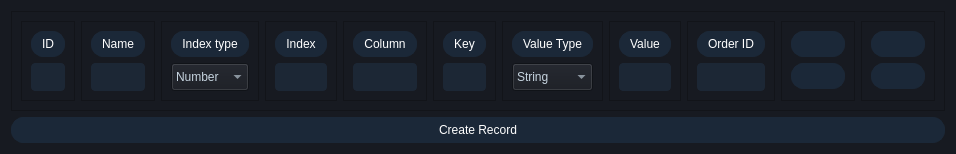
<?xml version="1.0" encoding="UTF-8"?>
<ui version="4.0">
 <class>Form</class>
 <widget class="QWidget" name="Form">
  <property name="geometry">
   <rect>
    <x>0</x>
    <y>0</y>
    <width>946</width>
    <height>152</height>
   </rect>
  </property>
  <property name="maximumSize">
   <size>
    <width>16777215</width>
    <height>16777215</height>
   </size>
  </property>
  <property name="windowTitle">
   <string>Form</string>
  </property>
  <property name="styleSheet">
   <string notr="true">QWidget {
    background-color: #171a21; /* Steam's Dark Theme Background Color */
    color: #c6d4df; /* Steam's Text Color */
    font-size: 12px;
}

QLabel {
    background-color: #1b2838; /* Steam's Button Background Color */
    color: #ffffff; /* White text for buttons */
    border: 1px solid #1b2838;
    border-radius: 12px;
    padding: 5px 10px;
}


QPushButton {
    background-color: #1b2838; /* Steam's Button Background Color */
    color: #ffffff; /* White text for buttons */
    border: 1px solid #1b2838;
    border-radius: 12px;
    padding: 5px 10px;
}

QPushButton:hover {
    background-color: #2d435e; /* Darker shade on hover */
}

QPushButton:pressed {
    background-color: #122031; /* Darker shade when pressed */
}

QLineEdit {
    background-color: #1c2735; /* Steam's Input Field Color */
    border: 1px solid #1c2735;
    padding: 5px;
    color: #c6d4df; /* Steam's Text Color */
    border-radius: 4px;
}

QLineEdit:focus {
    border: 1px solid #5a90d8; /* Steam's Accent Color on focus */
}

QTextEdit {
    background-color: #1c2735; /* Steam's Input Field Color */
    border: 1px solid #1c2735;
    padding: 5px;
    color: #c6d4df; /* Steam's Text Color */
    border-radius: 4px;
}

QTextEdit:focus {
    border: 1px solid #5a90d8; /* Steam's Accent Color on focus */
}

QScrollBar:vertical {
    border: none;
    background: #171a21; /* Steam's Scroll Bar Background */
    width: 12px;
    margin: 0px 0px 0px 0px;
}

QScrollBar::handle:vertical {
    background: #5a90d8; /* Steam's Scroll Bar Handle */
    min-height: 20px;
    border-radius: 6px;
}

QScrollBar::add-line:vertical {
    background: none;
}

QScrollBar::sub-line:vertical {
    background: none;
}

QScrollBar::add-page:vertical, QScrollBar::sub-page:vertical {
    background: none;
}

QProgressBar {
    border: 1px solid #5a90d8; /* Border color */
    border-radius: 5px;
    background-color: #1c2735; /* Background color of the bar */
    text-align: center;
}

QProgressBar::chunk {
    background-color: #5a90d8; /* Color of the progress */
    width: 20px; /* Width of each progress chunk */
}
QRadioButton {
    color: #c6d4df; /* Text color */
}

QRadioButton::indicator {
    width: 14px; /* Size of the radio button */
    height: 14px;
    border: 2px solid #5a90d8; /* Border color of the radio button */
    border-radius: 7px; /* Makes it round */
}

QRadioButton::indicator:checked {
    background-color: #5a90d8; /* Color when checked */
    border: 2px solid #5a90d8; /* Border color when checked */
}

QRadioButton::indicator:hover {
    border: 2px solid #5a90d8; /* Border color on hover */
}
QCheckBox {
    color: #c6d4df; /* Text color */
}

QCheckBox::indicator {
    width: 14px; /* Size of the checkbox */
    height: 14px;
    border: 2px solid #5a90d8; /* Border color of the checkbox */
    border-radius: 3px; /* Makes it slightly rounded */
}

QCheckBox::indicator:checked {
    background-color: #5a90d8; /* Color when checked */
    border: 2px solid #5a90d8; /* Border color when checked */
}

QCheckBox::indicator:hover {
    border: 2px solid #5a90d8; /* Border color on hover */
}
QDialogButtonBox {
    background-color: #1c2735; /* Background color */
}

QDialogButtonBox QPushButton {
    background-color: #7289da; /* Button background color */
    color: #ffffff; /* Button text color */
    border: 1px solid #7289da; /* Button border color */
    border-radius: 4px;
    padding: 5px 10px;
    margin-right: 5px;
}

QDialogButtonBox QPushButton:hover {
    background-color: #677bc4; /* Darker shade on hover */
}

QDialogButtonBox QPushButton:pressed {
    background-color: #5865a6; /* Darker shade when pressed */
}
</string>
  </property>
  <layout class="QVBoxLayout" name="verticalLayout">
   <item>
    <widget class="QFrame" name="frame_9">
     <property name="maximumSize">
      <size>
       <width>16777215</width>
       <height>100</height>
      </size>
     </property>
     <property name="frameShape">
      <enum>QFrame::StyledPanel</enum>
     </property>
     <property name="frameShadow">
      <enum>QFrame::Raised</enum>
     </property>
     <layout class="QHBoxLayout" name="horizontalLayout">
      <item>
       <widget class="QFrame" name="databaseRecordID_frame">
        <property name="sizePolicy">
         <sizepolicy hsizetype="Preferred" vsizetype="Preferred">
          <horstretch>2</horstretch>
          <verstretch>0</verstretch>
         </sizepolicy>
        </property>
        <property name="styleSheet">
         <string notr="true"/>
        </property>
        <property name="frameShape">
         <enum>QFrame::StyledPanel</enum>
        </property>
        <property name="frameShadow">
         <enum>QFrame::Raised</enum>
        </property>
        <layout class="QVBoxLayout" name="verticalLayout_6">
         <item>
          <widget class="QLabel" name="databaseRecordID_Label">
           <property name="sizePolicy">
            <sizepolicy hsizetype="Preferred" vsizetype="Preferred">
             <horstretch>0</horstretch>
             <verstretch>1</verstretch>
            </sizepolicy>
           </property>
           <property name="text">
            <string>ID</string>
           </property>
           <property name="textFormat">
            <enum>Qt::AutoText</enum>
           </property>
           <property name="alignment">
            <set>Qt::AlignCenter</set>
           </property>
          </widget>
         </item>
         <item>
          <widget class="QLineEdit" name="databaseRecordID_Line">
           <property name="enabled">
            <bool>false</bool>
           </property>
           <property name="sizePolicy">
            <sizepolicy hsizetype="Preferred" vsizetype="Preferred">
             <horstretch>1</horstretch>
             <verstretch>2</verstretch>
            </sizepolicy>
           </property>
          </widget>
         </item>
        </layout>
       </widget>
      </item>
      <item>
       <widget class="QFrame" name="frame_10">
        <property name="sizePolicy">
         <sizepolicy hsizetype="Preferred" vsizetype="Preferred">
          <horstretch>2</horstretch>
          <verstretch>0</verstretch>
         </sizepolicy>
        </property>
        <property name="frameShape">
         <enum>QFrame::StyledPanel</enum>
        </property>
        <property name="frameShadow">
         <enum>QFrame::Raised</enum>
        </property>
        <layout class="QVBoxLayout" name="verticalLayout_2">
         <item>
          <widget class="QLabel" name="databaseRecordName_Label">
           <property name="sizePolicy">
            <sizepolicy hsizetype="Preferred" vsizetype="Preferred">
             <horstretch>0</horstretch>
             <verstretch>1</verstretch>
            </sizepolicy>
           </property>
           <property name="text">
            <string>Name</string>
           </property>
           <property name="textFormat">
            <enum>Qt::AutoText</enum>
           </property>
           <property name="alignment">
            <set>Qt::AlignCenter</set>
           </property>
          </widget>
         </item>
         <item>
          <widget class="QLineEdit" name="databaseRecordName_Line">
           <property name="sizePolicy">
            <sizepolicy hsizetype="Preferred" vsizetype="Preferred">
             <horstretch>1</horstretch>
             <verstretch>2</verstretch>
            </sizepolicy>
           </property>
          </widget>
         </item>
        </layout>
       </widget>
      </item>
      <item>
       <widget class="QFrame" name="frame_11">
        <property name="sizePolicy">
         <sizepolicy hsizetype="Preferred" vsizetype="Preferred">
          <horstretch>1</horstretch>
          <verstretch>0</verstretch>
         </sizepolicy>
        </property>
        <property name="frameShape">
         <enum>QFrame::StyledPanel</enum>
        </property>
        <property name="frameShadow">
         <enum>QFrame::Raised</enum>
        </property>
        <layout class="QVBoxLayout" name="verticalLayout_10">
         <item>
          <widget class="QLabel" name="databaseRecordIndType_Label">
           <property name="sizePolicy">
            <sizepolicy hsizetype="Preferred" vsizetype="Preferred">
             <horstretch>0</horstretch>
             <verstretch>1</verstretch>
            </sizepolicy>
           </property>
           <property name="text">
            <string>&lt;html&gt;&lt;head/&gt;&lt;body&gt;&lt;p&gt;&lt;span style=&quot; font-size:9pt;&quot;&gt;Index type&lt;/span&gt;&lt;/p&gt;&lt;/body&gt;&lt;/html&gt;</string>
           </property>
           <property name="textFormat">
            <enum>Qt::AutoText</enum>
           </property>
           <property name="alignment">
            <set>Qt::AlignCenter</set>
           </property>
          </widget>
         </item>
         <item>
          <widget class="QComboBox" name="databaseRecordIndType_ComboBox">
           <property name="sizePolicy">
            <sizepolicy hsizetype="Preferred" vsizetype="Preferred">
             <horstretch>1</horstretch>
             <verstretch>2</verstretch>
            </sizepolicy>
           </property>
           <item>
            <property name="text">
             <string>Number</string>
            </property>
           </item>
           <item>
            <property name="text">
             <string>Array</string>
            </property>
           </item>
          </widget>
         </item>
        </layout>
       </widget>
      </item>
      <item>
       <widget class="QFrame" name="frame_12">
        <property name="sizePolicy">
         <sizepolicy hsizetype="Preferred" vsizetype="Preferred">
          <horstretch>2</horstretch>
          <verstretch>0</verstretch>
         </sizepolicy>
        </property>
        <property name="frameShape">
         <enum>QFrame::StyledPanel</enum>
        </property>
        <property name="frameShadow">
         <enum>QFrame::Raised</enum>
        </property>
        <layout class="QVBoxLayout" name="verticalLayout_11">
         <item>
          <widget class="QLabel" name="databaseRecordIndex_Label">
           <property name="sizePolicy">
            <sizepolicy hsizetype="Preferred" vsizetype="Preferred">
             <horstretch>0</horstretch>
             <verstretch>1</verstretch>
            </sizepolicy>
           </property>
           <property name="text">
            <string>Index</string>
           </property>
           <property name="textFormat">
            <enum>Qt::AutoText</enum>
           </property>
           <property name="alignment">
            <set>Qt::AlignCenter</set>
           </property>
          </widget>
         </item>
         <item>
          <widget class="QLineEdit" name="databaseRecordIndex_lineEdit">
           <property name="sizePolicy">
            <sizepolicy hsizetype="Expanding" vsizetype="Preferred">
             <horstretch>1</horstretch>
             <verstretch>2</verstretch>
            </sizepolicy>
           </property>
          </widget>
         </item>
        </layout>
       </widget>
      </item>
      <item>
       <widget class="QFrame" name="frame_13">
        <property name="sizePolicy">
         <sizepolicy hsizetype="Preferred" vsizetype="Preferred">
          <horstretch>2</horstretch>
          <verstretch>0</verstretch>
         </sizepolicy>
        </property>
        <property name="frameShape">
         <enum>QFrame::StyledPanel</enum>
        </property>
        <property name="frameShadow">
         <enum>QFrame::Raised</enum>
        </property>
        <layout class="QVBoxLayout" name="verticalLayout_12">
         <item>
          <widget class="QLabel" name="databaseRecordColumn_label">
           <property name="sizePolicy">
            <sizepolicy hsizetype="Preferred" vsizetype="Preferred">
             <horstretch>0</horstretch>
             <verstretch>1</verstretch>
            </sizepolicy>
           </property>
           <property name="text">
            <string>Column</string>
           </property>
           <property name="textFormat">
            <enum>Qt::AutoText</enum>
           </property>
           <property name="alignment">
            <set>Qt::AlignCenter</set>
           </property>
          </widget>
         </item>
         <item>
          <widget class="QLineEdit" name="databaseRecordColumn_lineEdit">
           <property name="sizePolicy">
            <sizepolicy hsizetype="Expanding" vsizetype="Preferred">
             <horstretch>1</horstretch>
             <verstretch>2</verstretch>
            </sizepolicy>
           </property>
          </widget>
         </item>
        </layout>
       </widget>
      </item>
      <item>
       <widget class="QFrame" name="frame_14">
        <property name="sizePolicy">
         <sizepolicy hsizetype="Preferred" vsizetype="Preferred">
          <horstretch>2</horstretch>
          <verstretch>0</verstretch>
         </sizepolicy>
        </property>
        <property name="frameShape">
         <enum>QFrame::StyledPanel</enum>
        </property>
        <property name="frameShadow">
         <enum>QFrame::Raised</enum>
        </property>
        <layout class="QVBoxLayout" name="verticalLayout_13">
         <item>
          <widget class="QLabel" name="databaseRecordKey_label">
           <property name="sizePolicy">
            <sizepolicy hsizetype="Preferred" vsizetype="Preferred">
             <horstretch>0</horstretch>
             <verstretch>1</verstretch>
            </sizepolicy>
           </property>
           <property name="text">
            <string>Key</string>
           </property>
           <property name="textFormat">
            <enum>Qt::AutoText</enum>
           </property>
           <property name="alignment">
            <set>Qt::AlignCenter</set>
           </property>
          </widget>
         </item>
         <item>
          <widget class="QLineEdit" name="databaseRecordKey_lineEdit">
           <property name="sizePolicy">
            <sizepolicy hsizetype="Preferred" vsizetype="Preferred">
             <horstretch>1</horstretch>
             <verstretch>2</verstretch>
            </sizepolicy>
           </property>
          </widget>
         </item>
        </layout>
       </widget>
      </item>
      <item>
       <widget class="QFrame" name="frame_15">
        <property name="sizePolicy">
         <sizepolicy hsizetype="Preferred" vsizetype="Preferred">
          <horstretch>1</horstretch>
          <verstretch>0</verstretch>
         </sizepolicy>
        </property>
        <property name="frameShape">
         <enum>QFrame::StyledPanel</enum>
        </property>
        <property name="frameShadow">
         <enum>QFrame::Raised</enum>
        </property>
        <layout class="QVBoxLayout" name="verticalLayout_14">
         <item>
          <widget class="QLabel" name="databaseRecordValType_label">
           <property name="sizePolicy">
            <sizepolicy hsizetype="Preferred" vsizetype="Preferred">
             <horstretch>0</horstretch>
             <verstretch>1</verstretch>
            </sizepolicy>
           </property>
           <property name="text">
            <string>Value Type</string>
           </property>
           <property name="textFormat">
            <enum>Qt::AutoText</enum>
           </property>
           <property name="alignment">
            <set>Qt::AlignCenter</set>
           </property>
          </widget>
         </item>
         <item>
          <widget class="QComboBox" name="databaseRecordValType_comboBox">
           <property name="sizePolicy">
            <sizepolicy hsizetype="Preferred" vsizetype="Preferred">
             <horstretch>1</horstretch>
             <verstretch>2</verstretch>
            </sizepolicy>
           </property>
           <item>
            <property name="text">
             <string>String</string>
            </property>
           </item>
           <item>
            <property name="text">
             <string>Number</string>
            </property>
           </item>
          </widget>
         </item>
        </layout>
       </widget>
      </item>
      <item>
       <widget class="QFrame" name="frame_16">
        <property name="sizePolicy">
         <sizepolicy hsizetype="Preferred" vsizetype="Preferred">
          <horstretch>2</horstretch>
          <verstretch>0</verstretch>
         </sizepolicy>
        </property>
        <property name="frameShape">
         <enum>QFrame::StyledPanel</enum>
        </property>
        <property name="frameShadow">
         <enum>QFrame::Raised</enum>
        </property>
        <layout class="QVBoxLayout" name="verticalLayout_15">
         <item>
          <widget class="QLabel" name="databaseRecordValue_label">
           <property name="sizePolicy">
            <sizepolicy hsizetype="Preferred" vsizetype="Preferred">
             <horstretch>0</horstretch>
             <verstretch>1</verstretch>
            </sizepolicy>
           </property>
           <property name="text">
            <string>Value</string>
           </property>
           <property name="textFormat">
            <enum>Qt::AutoText</enum>
           </property>
           <property name="alignment">
            <set>Qt::AlignCenter</set>
           </property>
          </widget>
         </item>
         <item>
          <widget class="QLineEdit" name="databaseRecordValue_lineEdit">
           <property name="sizePolicy">
            <sizepolicy hsizetype="Preferred" vsizetype="Preferred">
             <horstretch>1</horstretch>
             <verstretch>2</verstretch>
            </sizepolicy>
           </property>
          </widget>
         </item>
        </layout>
       </widget>
      </item>
      <item>
       <widget class="QFrame" name="databaseRecordOrderID_frame">
        <property name="sizePolicy">
         <sizepolicy hsizetype="Preferred" vsizetype="Preferred">
          <horstretch>2</horstretch>
          <verstretch>0</verstretch>
         </sizepolicy>
        </property>
        <property name="styleSheet">
         <string notr="true"/>
        </property>
        <property name="frameShape">
         <enum>QFrame::StyledPanel</enum>
        </property>
        <property name="frameShadow">
         <enum>QFrame::Raised</enum>
        </property>
        <layout class="QVBoxLayout" name="verticalLayout_4">
         <item>
          <widget class="QLabel" name="databaseRecordOrderID_Label">
           <property name="sizePolicy">
            <sizepolicy hsizetype="Preferred" vsizetype="Preferred">
             <horstretch>0</horstretch>
             <verstretch>1</verstretch>
            </sizepolicy>
           </property>
           <property name="text">
            <string>Order ID</string>
           </property>
           <property name="textFormat">
            <enum>Qt::AutoText</enum>
           </property>
           <property name="alignment">
            <set>Qt::AlignCenter</set>
           </property>
          </widget>
         </item>
         <item>
          <widget class="QLineEdit" name="databaseRecordOrderID_Line">
           <property name="sizePolicy">
            <sizepolicy hsizetype="Preferred" vsizetype="Preferred">
             <horstretch>1</horstretch>
             <verstretch>2</verstretch>
            </sizepolicy>
           </property>
          </widget>
         </item>
        </layout>
       </widget>
      </item>
      <item>
       <widget class="QFrame" name="frame">
        <property name="sizePolicy">
         <sizepolicy hsizetype="Preferred" vsizetype="Preferred">
          <horstretch>2</horstretch>
          <verstretch>0</verstretch>
         </sizepolicy>
        </property>
        <property name="frameShape">
         <enum>QFrame::StyledPanel</enum>
        </property>
        <property name="frameShadow">
         <enum>QFrame::Raised</enum>
        </property>
        <layout class="QVBoxLayout" name="verticalLayout_3">
         <item>
          <widget class="QPushButton" name="databaseRecordDelete_Button">
           <property name="text">
            <string/>
           </property>
           <property name="icon">
            <iconset resource="icons.qrc">
             <normaloff>:/file_open/icons/icons8-delete-100.png</normaloff>:/file_open/icons/icons8-delete-100.png</iconset>
           </property>
          </widget>
         </item>
         <item>
          <widget class="QPushButton" name="databaseRecordSave_Button">
           <property name="text">
            <string/>
           </property>
           <property name="icon">
            <iconset resource="icons.qrc">
             <normaloff>:/file_open/icons/icons8-save-100.png</normaloff>:/file_open/icons/icons8-save-100.png</iconset>
           </property>
          </widget>
         </item>
        </layout>
       </widget>
      </item>
      <item>
       <widget class="QFrame" name="frame_2">
        <property name="sizePolicy">
         <sizepolicy hsizetype="Preferred" vsizetype="Preferred">
          <horstretch>2</horstretch>
          <verstretch>0</verstretch>
         </sizepolicy>
        </property>
        <property name="frameShape">
         <enum>QFrame::StyledPanel</enum>
        </property>
        <property name="frameShadow">
         <enum>QFrame::Raised</enum>
        </property>
        <layout class="QVBoxLayout" name="verticalLayout_5">
         <item>
          <widget class="QPushButton" name="databaseRecordUpperOrder_Button">
           <property name="text">
            <string/>
           </property>
           <property name="icon">
            <iconset resource="icons.qrc">
             <normaloff>:/file_open/icons/icons8-up-90.png</normaloff>:/file_open/icons/icons8-up-90.png</iconset>
           </property>
          </widget>
         </item>
         <item>
          <widget class="QPushButton" name="databaseRecordDownOrder_Button">
           <property name="text">
            <string/>
           </property>
           <property name="icon">
            <iconset resource="icons.qrc">
             <normaloff>:/file_open/icons/icons8-down-90.png</normaloff>:/file_open/icons/icons8-down-90.png</iconset>
           </property>
          </widget>
         </item>
        </layout>
       </widget>
      </item>
     </layout>
    </widget>
   </item>
   <item>
    <widget class="QPushButton" name="databaseRecordCreate_Button">
     <property name="text">
      <string>Create Record</string>
     </property>
     <property name="icon">
      <iconset resource="icons.qrc">
       <normaloff>:/file_open/icons/icons8-add-database-100.png</normaloff>:/file_open/icons/icons8-add-database-100.png</iconset>
     </property>
    </widget>
   </item>
  </layout>
 </widget>
 <resources>
  <include location="icons.qrc"/>
 </resources>
 <connections/>
</ui>
